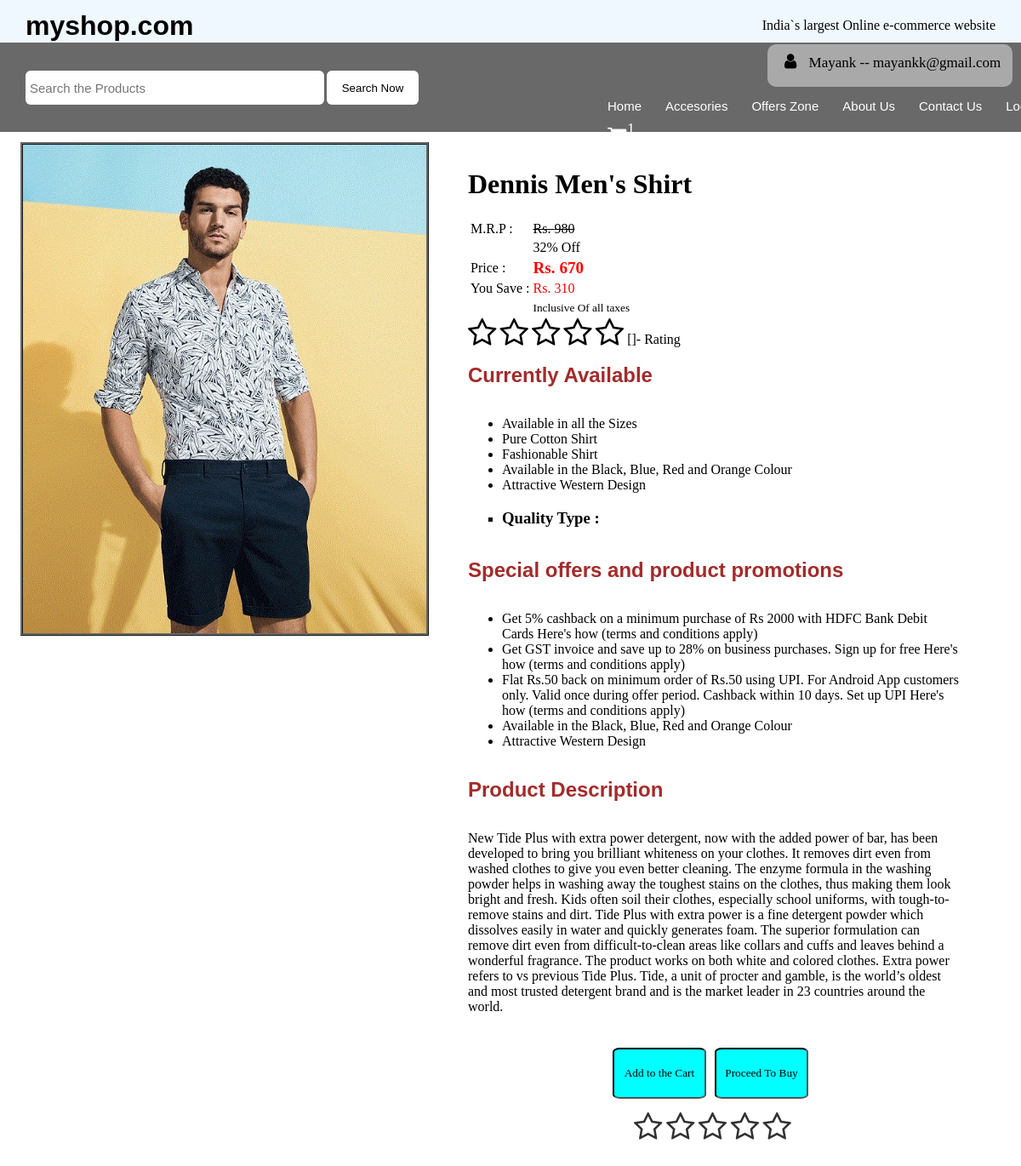
Page /productinfo.php?id=a1 (signed in) on the committed database.
### tables this page shows
CREATE TABLE `logininfo` (
  `uname` varchar(50) NOT NULL,
  `emailadd` varchar(50) NOT NULL,
  `mobileno` bigint(15) NOT NULL,
  `location` varchar(50) NOT NULL,
  `pass` varchar(50) NOT NULL,
  `hashpass` varchar(100) NOT NULL
);

CREATE TABLE `productinfo` (
  `pid` varchar(10) NOT NULL,
  `pname` varchar(100) NOT NULL,
  `pmrp` float NOT NULL,
  `pprice` float NOT NULL,
  `psave` float NOT NULL,
  `off` int(5) NOT NULL,
  `pavailable` varchar(50) NOT NULL,
  `pla` varchar(300) NOT NULL,
  `plb` varchar(300) NOT NULL,
  `plc` varchar(300) NOT NULL,
  `pld` varchar(300) NOT NULL,
  `ple` varchar(300) NOT NULL,
  `pdesc` varchar(1000) NOT NULL,
  `pimgadd` varchar(50) NOT NULL
);

### productinfo.php (the view, shortened to what this page needs)
<?php
if(!isset($_SESSION['emailadd']))
{
    $mysession= " Empty";
}
else
{
    $mysession = $_SESSION['emailadd'];
}
    $mysession = $mysession;
    $db = mysqli_connect("localhost", "root", "", "myshopdb");
    $sql = "SELECT * FROM logininfo WHERE emailadd='$mysession'";
    $records = mysqli_query($db, $sql);
    $details = mysqli_fetch_assoc($records);
?>
<?php
    $mysession1 = $_GET['id'];
    $db1 = mysqli_connect("localhost", "root", "", "myshopdb");
    $sql1 = "SELECT * FROM productinfo WHERE pid='$mysession1'";
    $records1 = mysqli_query($db1, $sql1);
    $details1 = mysqli_fetch_assoc($records1);
?>
<!DOCTYPE html>
<html>
<head>
<link rel="stylesheet" href="css.css">
<link rel="stylesheet" href="css2.css">
<link rel="stylesheet" href="https://cdnjs.cloudflare.com/ajax/libs/font-awesome/4.7.0/css/font-awesome.min.css">
</head>
<body>
<div id="outer-box">
<header>
<h1 id="brand-name">myshop.com</h1>
<p id="tag-lines">India`s largest Online e-commerce website</p>
</header>
<div id="white-space-header"></div>
<nav>
<div id="left-nav">
    <form method="post" action="search.php">
<input type="search" name="searchval" id="search-box" placeholder="Search the Products"/>
<input type="submit" name="search" value="Search Now" id="search-btn"/>
    </form>
</div>
<div id="right-nav">
<div id="right-nav-upper1">
    <i class="fa fa-user" style="font-size:20px; margin-right:10px; margin-left:10px;"></i>
    <?php echo $details['uname']; ?> -- <?php echo $details['emailadd']; ?>
</div>
<div id="menu">
 <ul>
    <li><a href="index.php">Home</a></li>
    <li><a href="access.php">Accesories</a></li>
    <li><a href="offer.php">Offers Zone</a></li>
    <li><a href="about.php">About Us</a></li>
    <li><a href="fcontact.php">Contact Us</a></li>
    <li><a href="logout.php">Logout</a></li>
    <li><a href="cart.php"><i class="fa fa-shopping-cart" style="font-size:24px"><sup><span id="cartno">0</span></sup></i></a></li>
 </ul>
</div>
</div>
</nav>
<div id="white-space-nav"></div>
<div id="side-fix-div-photo"></div>
    <div id="product-desc-outer">
        <div id="product-name-div">
        <h1><?php echo $details1['pname'];  ?></h1>
        </div>
        <table>
        <tr>
        <td>M.R.P : </td>
        <td><strike>Rs. <?php echo $details1['pmrp'];  ?></strike></td>
        </tr>
        <tr>
        <td></td>
        <td><?php echo $details1['off'];  ?>% Off</td>
        </tr>
        <tr>
        <td>Price : </td>
        <td><big><b><font color="red">Rs. <?php echo $details1['pprice'];  ?></font></b></big></td>
        </tr>
        <tr>
        <td>You Save : </td>
        <td><font color="red">Rs. <?php echo $details1['psave'];  ?></font></td>
        </tr>
        <tr>
        <td></td>
        <td><small>Inclusive Of all taxes</small></td>
        </tr>
        </table>
        <i class="fa fa-star-o" id="stara" style="font-size:36px"></i>
        <i class="fa fa-star-o" id="starb" style="font-size:36px"></i>
        <i class="fa fa-star-o" id="starc" style="font-size:36px"></i>
        <i class="fa fa-star-o" id="stard" style="font-size:36px"></i>
        <i class="fa fa-star-o" id="stare" style="font-size:36px"></i>
        <?php echo $details1['rating'];  ?> [<?php echo $details1['trating'];  ?>]- Rating
        <br><br>
        <h2 id="avilablity"><?php echo $details1['pavailable'];  ?></h2>
        <br>
        <ul>
        <li><?php echo $details1['pla'];  ?></li>
        <li><?php echo $details1['plb'];  ?></li>
        <li><?php echo $details1['plc'];  ?></li>
        <li><?php echo $details1['pld'];  ?></li>
        <li><?php echo $details1['ple'];  ?></li>
        </ul>
        <ul type="square">
        <li><h3><b>Quality Type :</b> <?php echo $details1['pquality'];  ?></h3></li>
        </ul>
        <br>
        <h2 id="avilablity">Special offers and product promotions</h2>
        <br>
        <ul>
        <li>Get 5% cashback on a minimum purchase of Rs 2000 with HDFC Bank Debit Cards Here's how (terms and conditions apply)</li>
        <li>Get GST invoice and save up to 28% on business purchases. Sign up for free Here's how (terms and conditions apply)</li>
        <li>Flat Rs.50 back on minimum order of Rs.50 using UPI. For Android App customers only. Valid once during offer period. Cashback within 10 days. Set up UPI Here's how (terms and conditions apply)</li>
        <li>Available in the Black, Blue, Red and Orange Colour</li>
        <li>Attractive Western Design</li>
        </ul>
        <br>
        <h2 id="avilablity">Product Description</h2>
        <br>
        <p><?php echo $details1['pdesc'];  ?>  </p>
        <br>
        <div id="fbtn">
        <a href="productinfophp.php?id=<?php echo $details1['pid'];  ?>"><button class="btn">Add to the Cart</button></a>
        <a href="#"><button class="btn">Proceed To Buy</button></a>
        </div>
        <div id="rate2">
        <a href='productinforate.php?id=1&pid=<?php echo $mysession1; ?>' target="_blank">
            <i class="fa fa-star-o" id="staraa" style="font-size:36px" onclick="starone();"></i>
        </a>
        <a href='productinforate.php?id=2&pid=<?php echo $mysession1; ?>' target="_blank">
            <i class="fa fa-star-o" id="starbb" style="font-size:36px" onclick="startwo();"></i>
        </a>
        <a href='productinforate.php?id=3&pid=<?php echo $mysession1; ?>' target="_blank">
            <i class="fa fa-star-o" id="starcc" style="font-size:36px" onclick="starthree();"></i>
        </a>
        <a href='productinforate.php?id=4&pid=<?php echo $mysession1; ?>' target="_blank">
            <i class="fa fa-star-o" id="stardd" style="font-size:36px" onclick="starfour();"></i>
        </a>
        <a href='productinforate.php?id=5&pid=<?php echo $mysession1; ?>' target="_blank">
            <i class="fa fa-star-o" id="staree" style="font-size:36px" onclick="starfive();"></i>
        </a>
        </div>
    </div>
</div>
</body>
</html>

### css.css (style rules this page uses)
* { box-sizing: border-box; }
body { margin: 0px; padding: 0px; }
a { color:#323232; text-decoration:none; font-family:sans-serif; }
#outer-box { width: 100%; height: 700px; }
header { width:100%; height:50px; box-sizing:border-box; background-color: aliceblue; padding:5px; position: fixed; }
#white-space-header { width:100%; height:50px; box-sizing:border-box; padding:5px; }
#brand-name { float:left; padding:0; margin:0; font-family:sans-serif; margin-top:7px; margin-left:25px; }
#tag-lines { float:right; font-family:calibri; margin-right:25px; }
nav { width:100%; height:105px; z-index: 1; position: fixed; box-sizing:border-box; background-color: dimgrey; }
#left-nav { width:50%; height:105px; float: left; z-index: 1; box-sizing:border-box; background-color: dimgrey; padding:30px; }
#cartno { margin: 0px; padding: 0px; font-size: 90%; }
#right-nav { width:50%; height:105px; z-index: 1; float: left; box-sizing:border-box; background-color: dimgrey; }
#white-space-nav { width:100%; height:105px; box-sizing:border-box; padding:5px; }
#search-box { width:65%; height:40px; border-style:none; box-sizing:border-box; float:left; border-radius: 6px; padding:5px; font-size:15px; margin-top:3px; }
#search-btn { border-style:none; height:40px; width:20%; box-sizing:border-box; float:left; border-radius: 6px; margin-left:3px; background-color:white; margin-top:3px; }
#menu { width:100%; height:45px; margin-left:15%; float: left; }
#menu ul { display:block; list-style:none; padding:9px 0 0 10px; margin:0px; }
#menu ul li a { height:30px; display:block; padding:0px 10px 0 10px; margin:0 4px 0 4px; float:left; text-align:center; color:#fff; font-size:15px; line-height:27px; }
#menu ul li { display:inline block; padding:0px; margin:0px; height:27px; }

### css2.css (style rules this page uses)
* { box-sizing: border-box; }
body { margin: 0px; padding: 0px; }
a { color:#323232; text-decoration:none; font-family:sans-serif; }
#outer-box { width: 100%; height: 700px; }
header { width:100%; height:50px; box-sizing:border-box; background-color: aliceblue; padding:5px; position: fixed; }
#white-space-header { width:100%; height:50px; box-sizing:border-box; padding:5px; }
#brand-name { float:left; padding:0; margin:0; font-family:sans-serif; margin-top:7px; margin-left:25px; }
#tag-lines { float:right; font-family:calibri; margin-right:25px; }
nav { width:100%; height:105px; z-index: 1; position: fixed; box-sizing:border-box; background-color: dimgrey; }
#left-nav { width:50%; height:105px; float: left; z-index: 1; box-sizing:border-box; background-color: dimgrey; padding:30px; }
#right-nav { width:50%; height:105px; z-index: 1; float: left; box-sizing:border-box; background-color: dimgrey; }
#white-space-nav { width:100%; height:105px; box-sizing:border-box; padding:5px; }
#search-box { width:65%; height:40px; border-style:none; box-sizing:border-box; float:left; border-radius: 6px; padding:5px; font-size:15px; margin-top:3px; }
#search-btn { border-style:none; height:40px; width:20%; box-sizing:border-box; float:left; border-radius: 6px; margin-left:3px; background-color:white; margin-top:3px; }
#menu { width:100%; height:45px; margin-left:15%; float: left; }
#menu ul { display:block; list-style:none; padding:9px 0 0 10px; margin:0px; }
#menu ul li a { height:30px; display:block; padding:0px 10px 0 10px; margin:0 4px 0 4px; float:left; text-align:center; color:#fff; font-size:15px; line-height:27px; }
#menu ul li { display:inline; padding:0px; margin:0px; height:27px; }
#product-desc-outer { width: 50%; height: auto; float: right; margin: 5%; margin-top: 1%; padding: 10px; }
#avilablity { color: brown; font-family: sans-serif; margin: 0px; }
#cartno { margin: 0px; margin-left: 2%; padding: 0px; font-size: 90%; }

### rows in the picture
logininfo: uname "Mayank", emailadd "mayankk@gmail.com"
productinfo: pname "Dennis Men's Shirt", pmrp "980", off "32", pprice "670", psave "310", pavailable "Currently Available", pla "Available in all the Sizes", plb "Pure Cotton Shirt", plc "Fashionable Shirt", pld "Available in the Black, Blue, Red and Orange Colour", ple "Attractive Western Design", pdesc "New Tide Plus with extra power detergent, now with the added power of bar, has been developed to bring you brilliant whiteness on your clothes. It removes dirt even from washed clothes to give you even better cleaning. The enzyme formula in the washing powder helps in washing away the toughest stains on the clothes, thus making them look bright and fresh. Kids often soil their clothes, especially school uniforms, with tough-to-remove stains and dirt. Tide Plus with extra power is a fine detergent powder which dissolves easily in water and quickly generates foam. The superior formulation can remove dirt even from difficult-to-clean areas like collars and cuffs and leaves behind a wonderful…"
